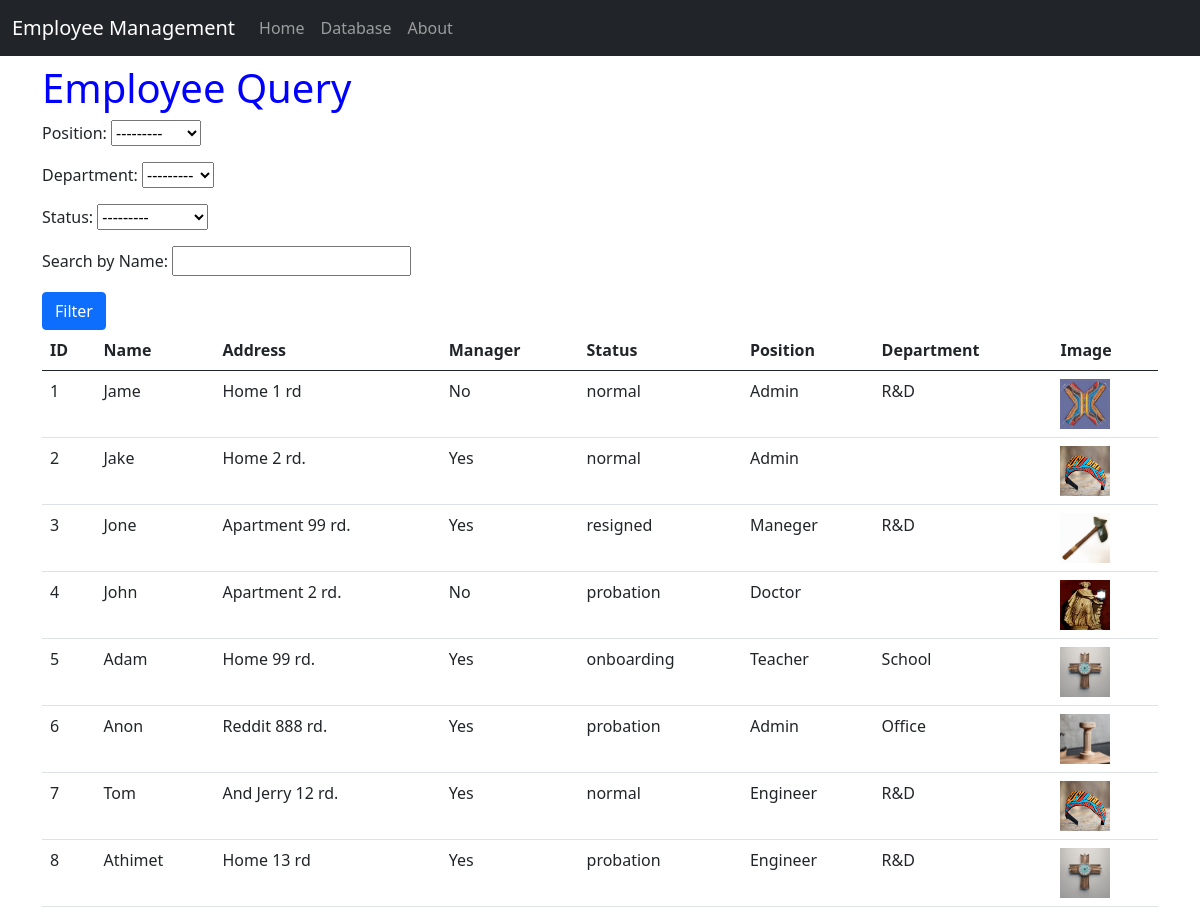
Screenshot of /employee_query with the database file from the repository.
### employeemanagement_apk/models.py (models this page shows, shortened)
class Employee(models.Model):
    name = models.CharField(max_length=100)
    address = models.TextField(max_length=200)
    manager = models.BooleanField(default=False)
    status = models.ForeignKey(Status, on_delete=models.SET_NULL, null=True, default=None)
    image = models.ImageField(upload_to='images/')
    department = models.ForeignKey(Department, on_delete=models.SET_NULL, null=True, default=None, blank=True)
    position = models.ForeignKey(Position, on_delete=models.SET_NULL, null=True, default=None, blank=True)

class Status(models.Model):
    em_status = models.CharField(max_length=100)
    def __str__(self):
        return self.em_status

class Position(models.Model):
    name = models.TextField(max_length=100, null=False)
    salary = models.IntegerField(null=False)
    def __str__(self):
        return self.name

class Department(models.Model):
    name = models.CharField(max_length=100)
    manager = models.ForeignKey('Employee', on_delete=models.SET_NULL, null=True, default=None, blank=True, related_name='managed_department')
    def __str__(self):
        return f"{self.name}"

### employeemanagement_apk/views.py (the view, shortened to what this page needs)
# urls.py: path('employee_query', views.employee_query, name='employee_query'),
def employee_query(request):
    form = EmployeeFilterForm(request.GET or None)
    employees = Employee.objects.all()
    context = {
        'form': form,
        'employees': employees
    }
    return render(request, 'query/employee_query.html', context)

### employeemanagement_apk/forms.py
class EmployeeFilterForm(forms.Form):
    position = forms.ModelChoiceField(queryset=Position.objects.all(), required=False)
    department = forms.ModelChoiceField(queryset=Department.objects.all(), required=False)
    status = forms.ModelChoiceField(queryset=Status.objects.all(), required=False)
    search = forms.CharField(required=False, label='Search by Name')

### employeemanagement_apk/templates/query/employee_query.html (shortened to what this page needs)
{% extends "base.html" %}
{% block content %}
    <h1 style="color:blue;">Employee Query</h1>
    <form method="get">
        {{ form.as_p }}
        <button type="submit" class="btn btn-primary">Filter</button>
    </form>
    <table class="table">
        <thead>
            <tr>
                <th>ID</th>
                <th>Name</th>
                <th>Address</th>
                <th>Manager</th>
                <th>Status</th>
                <th>Position</th>
                <th>Department</th>
                <th>Image</th>
            </tr>
        </thead>
        <tbody>
            {% for employee in employees %}
            <tr>
                <td>{{ employee.id }}</td>
                <td>{{ employee.name }}</td>
                <td>{{ employee.address }}</td>
                <td>{{ employee.manager|yesno:"Yes,No" }}</td>
                <td>{{ employee.status.em_status }}</td>
                <td>{{ employee.position.name }}</td>
                <td>{{ employee.department.name }}</td>
                <td>
                    {% if employee.image %}
                        <img src="{{ employee.image.url }}" width="50px" height="50px">
                    {% else %}
                        No Image
                    {% endif %}
                </td>
            </tr>
            {% endfor %}
        </tbody>
    </table>
{% endblock %}

### rows the page displays
Employee: id "1", name "Jame", address "Home 1 rd", manager "No", status.em_status "normal", position.name "Admin", department.name "R&D", image (picture)
Employee: id "2", name "Jake", address "Home 2 rd.", manager "Yes", status.em_status "normal", position.name "Admin", image (picture)
Employee: id "3", name "Jone", address "Apartment 99 rd.", manager "Yes", status.em_status "resigned", position.name "Maneger", department.name "R&D", image (picture)
Employee: id "4", name "John", address "Apartment 2 rd.", manager "No", status.em_status "probation", position.name "Doctor", image (picture)
Employee: id "5", name "Adam", address "Home 99 rd.", manager "Yes", status.em_status "onboarding", position.name "Teacher", department.name "School", image (picture)
Employee: id "6", name "Anon", address "Reddit 888 rd.", manager "Yes", status.em_status "probation", position.name "Admin", department.name "Office", image (picture)
Employee: id "7", name "Tom", address "And Jerry 12 rd.", manager "Yes", status.em_status "normal", position.name "Engineer", department.name "R&D", image (picture)
Employee: id "8", name "Athimet", address "Home 13 rd", manager "Yes", status.em_status "probation", position.name "Engineer", department.name "R&D", image (picture)
